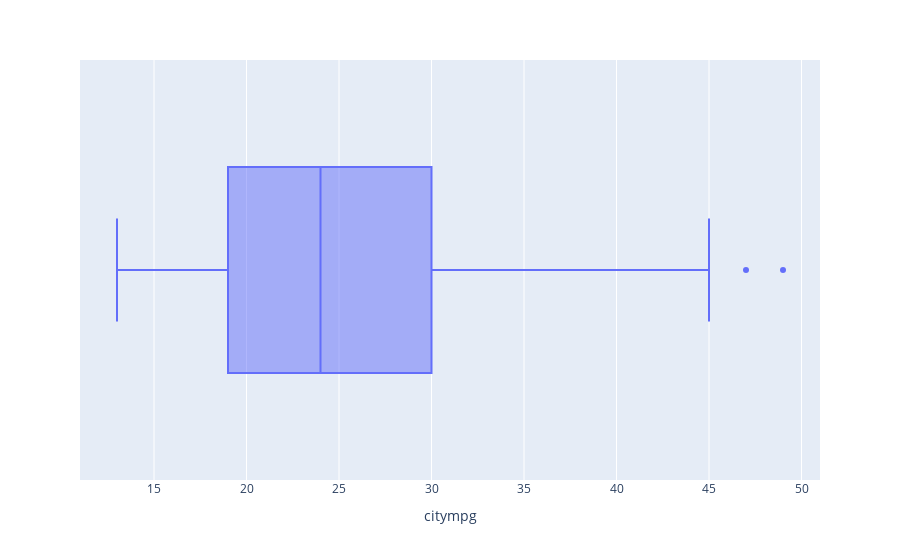
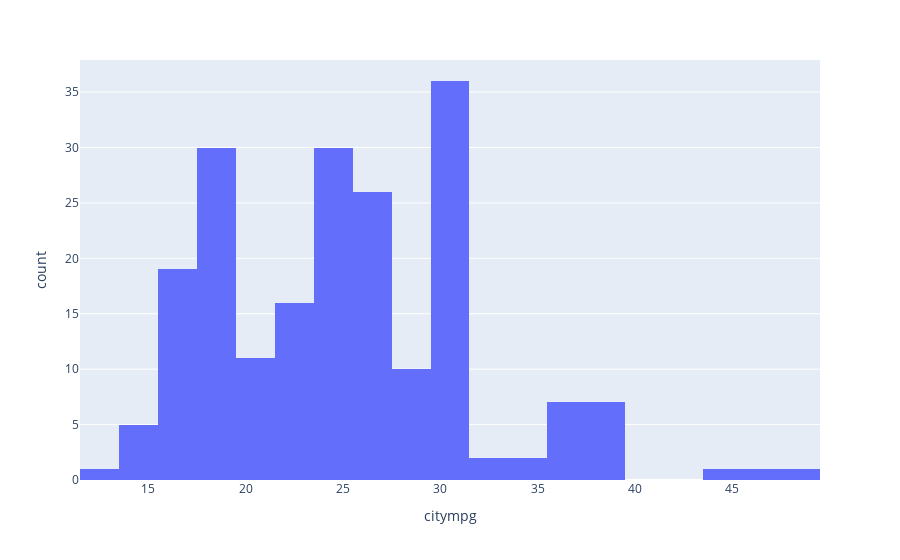

Notebook source saved alongside these figures, in order:
### Markdown cell above
#### **Target** Variable Analysis : **City MPG**

### Code cell
# Create a copy of the data for analysis
data = raw_data.copy()

# Visualize the City MPG distribution with Boxplot and Histogram
fig1 =  px.box(data, x="citympg")
fig2 = px.histogram(data, x="citympg")
fig1.show()
fig2.show()

# Descriptive Statistics for City MPG
citympg_stats = pd.DataFrame(data["citympg"].describe())


# Print a title with Descriptive Statistics Table
print("---------------")
print("City MPG Stats")
print("---------------")
display(citympg_stats)

### Figure 1 — Plotly figure (JSON) as saved in the notebook; plotly's stock layout.template omitted (floating-point values rounded to 4 significant figures; data arrays with more than 128 entries replaced by an {"elided": "..."} marker saying what was removed)
{"data": [{"alignmentgroup": "True", "hovertemplate": "citympg=%{x}<extra></extra>", "legendgroup": "", "marker": {"color": "#636efa"}, "name": "", "notched": false, "offsetgroup": "", "orientation": "h", "showlegend": false, "type": "box", "x": {"elided": "205 int values"}, "x0": " ", "xaxis": "x", "y0": " ", "yaxis": "y"}], "layout": {"boxmode": "group", "legend": {"tracegroupgap": 0}, "margin": {"t": 60}, "xaxis": {"anchor": "y", "domain": [0, 1], "title": {"text": "citympg"}}, "yaxis": {"anchor": "x", "domain": [0, 1]}}}

### Figure 2 — Plotly figure (JSON) as saved in the notebook; plotly's stock layout.template omitted (floating-point values rounded to 4 significant figures; data arrays with more than 128 entries replaced by an {"elided": "..."} marker saying what was removed)
{"data": [{"alignmentgroup": "True", "bingroup": "x", "hovertemplate": "citympg=%{x}<br>count=%{y}<extra></extra>", "legendgroup": "", "marker": {"color": "#636efa", "pattern": {"shape": ""}}, "name": "", "offsetgroup": "", "orientation": "v", "showlegend": false, "type": "histogram", "x": {"elided": "205 int values"}, "xaxis": "x", "yaxis": "y"}], "layout": {"barmode": "relative", "legend": {"tracegroupgap": 0}, "margin": {"t": 60}, "xaxis": {"anchor": "y", "domain": [0, 1], "title": {"text": "citympg"}}, "yaxis": {"anchor": "x", "domain": [0, 1], "title": {"text": "count"}}}}
